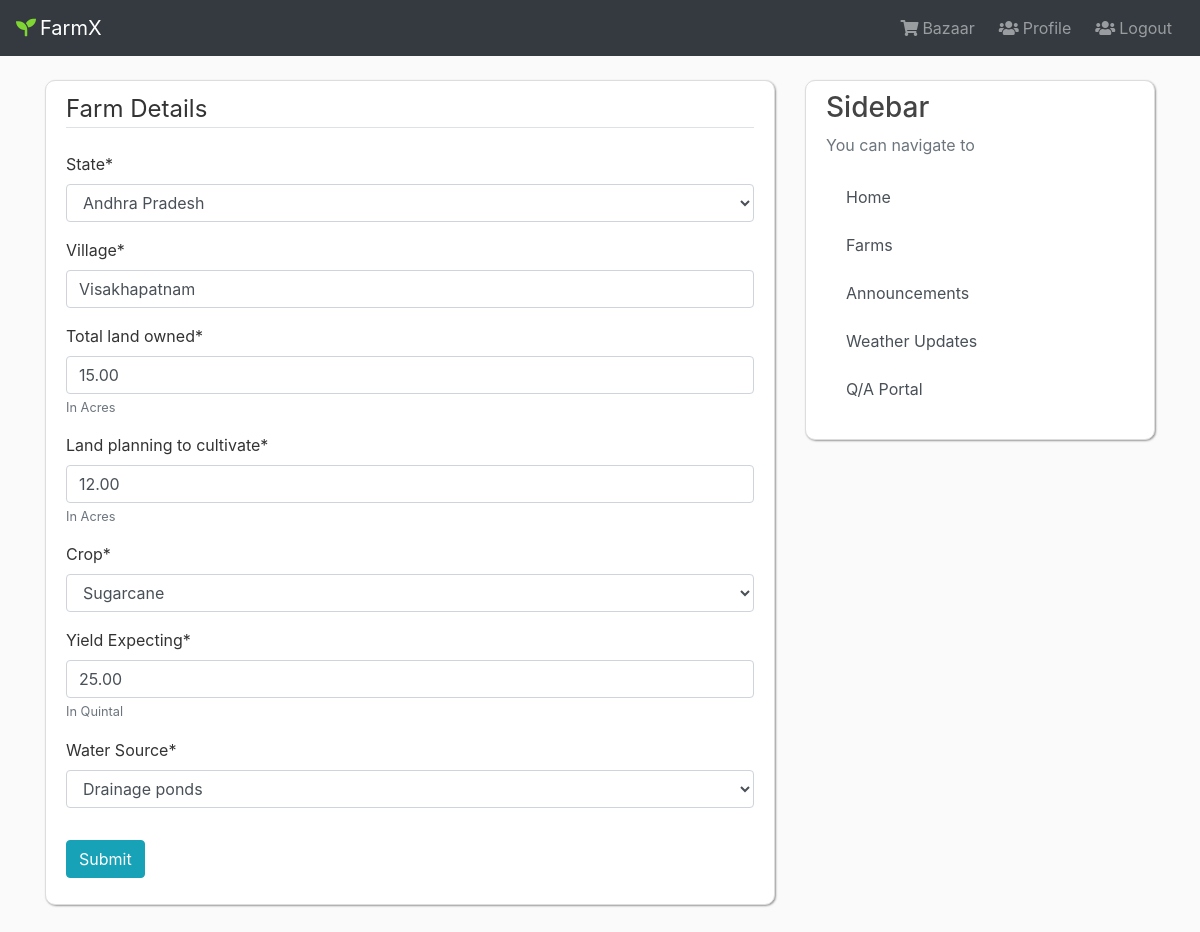
Page /user/farm/11/update/ (signed in) on the committed database.
### farm/models.py (models this page shows, shortened)
class Farm(models.Model):
    owner = models.ForeignKey(User, on_delete=models.CASCADE)
    date_posted = models.DateTimeField(default=timezone.now)
    state = models.CharField(choices=state_choices, max_length=200, verbose_name='State')
    village = models.CharField(max_length=100, verbose_name='Village')
    total_land_available = models.DecimalField(max_digits=5, decimal_places=2, verbose_name='Total land owned',
                                               help_text='In Acres')
    land_cultivating = models.DecimalField(max_digits=5, decimal_places=2, verbose_name='Land planning to cultivate',
                                           help_text='In Acres')
    crop = models.CharField(choices=crop_choices, max_length=200, verbose_name='Crop')
    expecting_yield = models.DecimalField(max_digits=5, decimal_places=2, verbose_name='Yield Expecting',
                                          help_text='In Quintal', null=True)
    water_source = models.CharField(choices=water_sources, max_length=100, verbose_name='Water Source', default='Rain Water')
    class Meta:
        ordering = ['-total_land_available']

### farm/views.py (the view, shortened to what this page needs)
# urls.py: path('farm/<int:pk>/update/', farm_views.FarmUpdateView.as_view(), name='farm-update'),
class FarmUpdateView(LoginRequiredMixin, UserPassesTestMixin, UpdateView):
    model = Farm
    fields = ['state', 'village', 'total_land_available', 'land_cultivating', 'crop', 'expecting_yield', 'water_source']
    success_url = '/user/farm/'
    def test_func(self):
        farm = self.get_object()
        return farm.owner == self.request.user

### farm/templates/farm/farm_form.html (shortened to what this page needs)
{% extends 'users/user_base.html' %}
{% load crispy_forms_tags %}
{% block content %}
    <div class="content-section">
        <form method="POST">
            <fieldset class="form-group">
                <legend class="border-bottom mb-4">Farm Details</legend>
                {{ form|crispy }}
            </fieldset>
            <div class="form-group">
                <button class="btn btn-info" type="submit">Submit</button>
            </div>
        </form>
    </div>
{% endblock content %}

### users/static/users/main.css (style rules this page uses)
body { background: #fafafa; color: #333333; margin-top: 5rem; height: 100%; width: 100%; }
.content-section { background: #ffffff; padding: 10px 20px; border: 1px solid #dddddd; border-radius: 10px; margin-bottom: 20px; box-shadow: 1px 1px 2px #999; }

### rows in the picture
Farm: state "Andhra Pradesh", village "Visakhapatnam", total_land_available "15.00", land_cultivating "12.00", crop "Sugarcane", expecting_yield "25.00", water_source "Drainage ponds"
